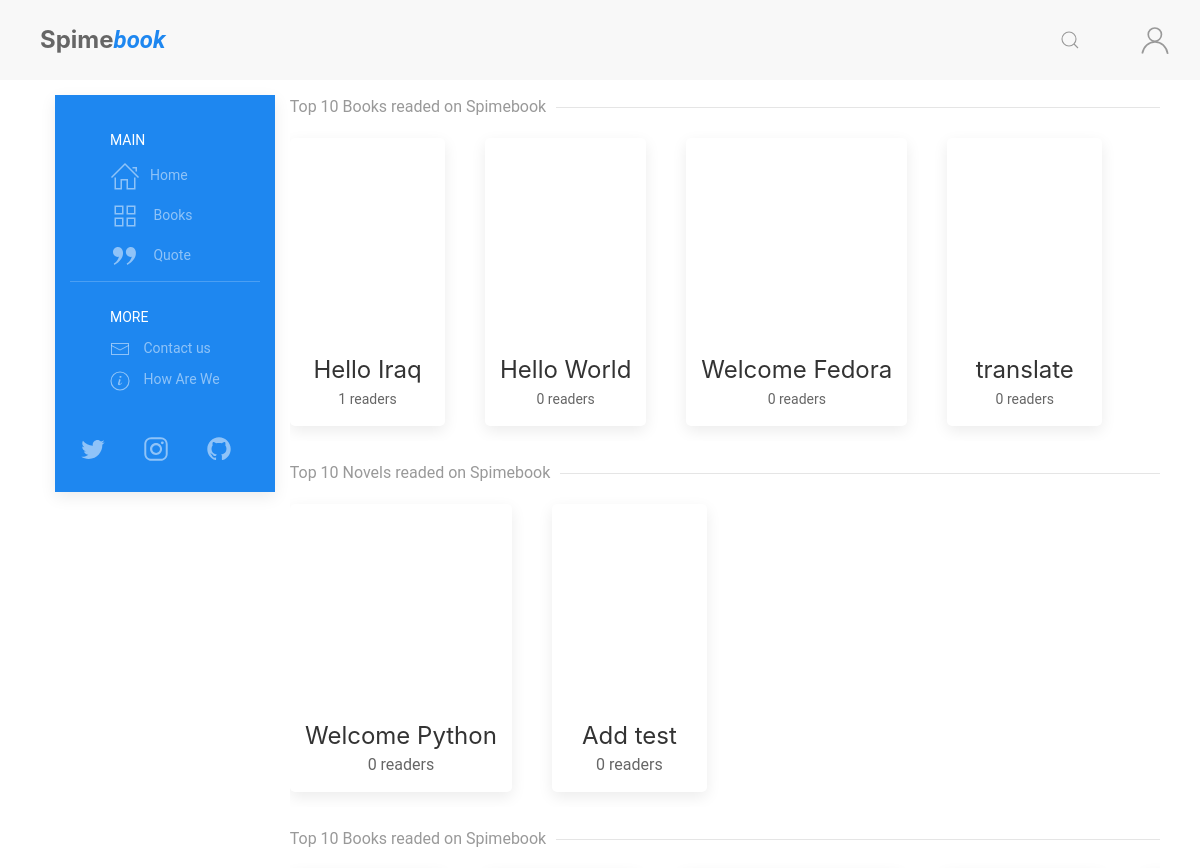
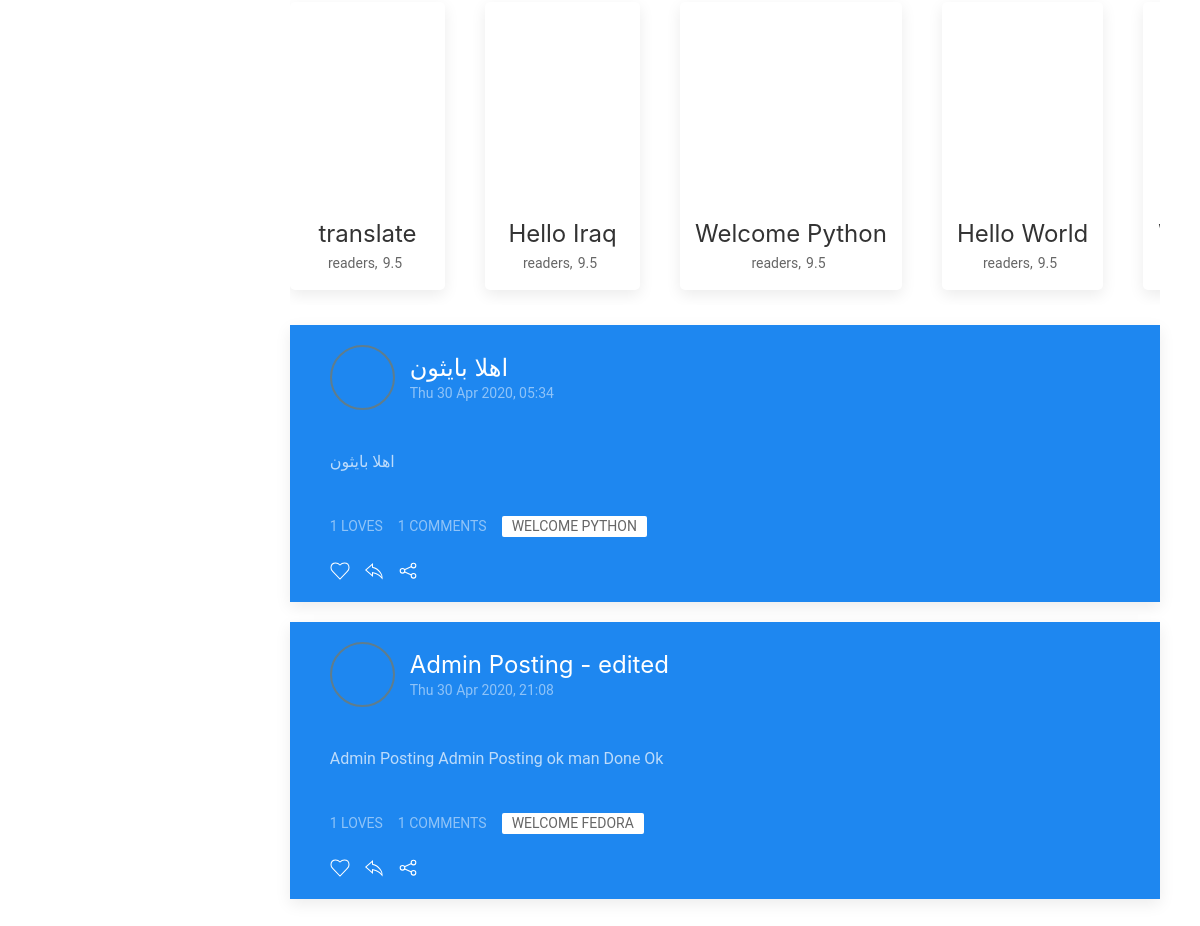
/test, run on the app's committed database (2 pictures, top to bottom).
### books/models.py (models this page shows, shortened)
class Book(models.Model):
    title = models.CharField(max_length=255, verbose_name=_('Book Title'))
    book_image = models.ImageField(
        upload_to='books/cover/', default='book.jpg', verbose_name=_('Book Cover Image'))
    author = models.ForeignKey(
        Author, on_delete=models.CASCADE, verbose_name=_('The Author'))
    publish_date = models.DateField(
        default=timezone.now, verbose_name=_('Publish Date'))
    genres = models.ManyToManyField(
        Genres, related_name='genres', verbose_name=_('Genres'))
    book_or_Novel = models.CharField(
        max_length=5, choices=book_type, default='Book', verbose_name=_('Type'))
    def __str__(self):
        return self.title

class EN(models.Model):
    lang = models.CharField(max_length=2, default='en', auto_created='en')
    book = models.OneToOneField(
        Book, on_delete=models.CASCADE, verbose_name=_('Orginal Book'))
    title = models.CharField(max_length=255, blank=True,
                             null=True, verbose_name=_('Book Title'))
    book_Bio = models.TextField(
        blank=True, null=True, verbose_name=_('Book Bio'))
    class Meta:
        verbose_name = _("English Translation")
        verbose_name_plural = _("English Translation")
        ordering = ['-id']
    def __str__(self):
        if self.title is None:
            return translator.translate(self.book.title, dest='en').text
        else:
            return self.title

### posts/models.py (models this page shows, shortened)
class Post(models.Model):
    POST_TYPE = [
        ('Q', 'Quote'),
        ('R', 'Review'),
        ('P', 'Post'),
    ]
    title = models.CharField(max_length=120, default='')
    user = models.ForeignKey(User, on_delete=models.CASCADE)
    post_date = models.DateTimeField(default=timezone.now)
    post_edit_date = models.DateTimeField(auto_now=timezone.now)
    content = models.TextField(default='')
    post_type = models.CharField(
        max_length=1,
        choices=POST_TYPE,
        default='Psot')
    for_book = models.ForeignKey(Book, on_delete=models.CASCADE)
    archived = models.BooleanField(default=False)
    class Meta:
        ordering = ["-post_date"]

class Comment(models.Model):
    user = models.ForeignKey(User, on_delete=models.CASCADE)
    comment = models.CharField(max_length=300)
    comment_date = models.DateTimeField(auto_now_add=True)
    post = models.ForeignKey(
        Post, on_delete=models.CASCADE, related_name='comments')

### posts/views.py (the view)
# urls.py: path('test', views.test, name='test'),
def test(request):
    all_posts = range(1, 1000)
    top_ten_books = Book.objects.filter(book_or_Novel='Book').annotate(
        readed=Count('books')).order_by('-readed')[:10]
    top_ten_movels = Book.objects.filter(book_or_Novel='Novel').annotate(
        readed=Count('books')).order_by('-readed')[:10]
    top_rate = Book.objects.order_by('-rating')[:10]
    print(top_rate)
    all_posts = Post.objects.filter(
        archived=False).annotate(loves_count=Count('comments')).order_by('-loves_count')
    return render(request, 'posts/test.html', {'books': top_ten_books, 'novels': top_ten_movels, 'top_rate': top_rate, 'posts': all_posts})

### books/templatetags/books_extra.py (called while the page is built)
@register.filter(name='get_translate')
def get_translate(value, arg):
    translate = eval(f"value.{arg}")
    return translate

@register.simple_tag
def define(val=None):
    return val

### posts/templatetags/posts_extra.py (called while the page is built)
@register.inclusion_tag('posts/costumtags/reaction_bar.html')
def reaction_bar(post_id, user):
    target_post = Post.objects.get(id=post_id)
    comment_form = AddCommentForm()
    context = {
        'user': user,
        'post': target_post,
        'comment': target_post,
        'comment_form': comment_form,
    }
    return context

@register.inclusion_tag('posts/costumtags/post_container.html')
def post(post, user):
    context = {
        'user': user,
        'post': post
    }
    return context

@register.inclusion_tag('posts/costumtags/infinite_scroll_js.html')
def infinite_scroll_js():
    context = {
    }
    return context

### posts/templates/posts/test.html (shortened to what this page needs)
{% extends "posts/base.html" %}
{% load static %}
{% load posts_extra %}
{% block content %}
<div class="uk-margin-bottom me-books-slider">
    <div uk-slider="">
        <h5 class="uk-heading-line uk-text-muted"><span>Top 10 Books readed on Spimebook</span></h5>
        <div class="uk-position-relative uk-visible-toggle uk-light uk-padding-small uk-padding-remove-horizontal uk-padding-remove-top"
            tabindex="-1">
            <ul class="uk-slider-items uk-child-width-auto@s uk-grid">
                {% for book in books%}
                <li>
                    <a href="{% url 'book' book.id  %}">
                        <div class="uk-card uk-card-default uk-border-rounded uk-text-center uk-padding-small">
                            <div class="uk-card-media-top">
                            </div>
                            <div class="uk-card-body uk-padding-remove">
                                <h5 class="uk-card-title uk-margin-small-top uk-margin-remove-bottom">{{book.title}}
                                </h5>
                                <span class="uk-badge">{{book.readed}} readers</span>
                            </div>
                        </div>
                    </a>
                </li>
                {% endfor %}
            </ul>
        </div>
    </div>
</div>
<div class="uk-margin-bottom me-books-slider">
    <div uk-slider="">
        <h5 class="uk-heading-line uk-text-muted"><span>Top 10 Novels readed on Spimebook</span></h5>
        <div class="uk-position-relative uk-visible-toggle uk-padding-small uk-padding-remove-horizontal uk-padding-remove-top"
            tabindex="-1">
            <ul class="uk-slider-items uk-child-width-auto@s uk-grid">
                {% for novel in novels %}
                <li>
                    <a href="{% url 'book' novel.id  %}">
                        <div class="uk-card uk-card-default uk-border-rounded uk-text-center uk-padding-small">
                            <div class="uk-card-media-top">
                            </div>
                            <div class="uk-card-body uk-padding-remove">
                                <h5 class="uk-card-title uk-margin-small-top uk-margin-remove-bottom">
                                    {{novel.title}}
                                </h5>
                                <span>{{novel.readed}} readers</span></span>
                            </div>
                        </div>
                    </a>
                </li>
                {% endfor %}
            </ul>
        </div>
    </div>
</div>
<div class="uk-margin-bottom me-books-slider">
    <div uk-slider="">
        <h5 class="uk-heading-line uk-text-muted"><span>Top 10 Books readed on Spimebook</span></h5>
        <div class="uk-position-relative uk-visible-toggle uk-light uk-padding-small uk-padding-remove-horizontal uk-padding-remove-top"
            tabindex="-1">
            <ul class="uk-slider-items uk-child-width-auto@s uk-grid">
                {% for book in top_rate %}
                <li>
                    <a href="{% url 'book' book.id  %}">
                        <div class="uk-card uk-card-default uk-border-rounded uk-text-center uk-padding-small">
                            <div class="uk-card-media-top">
                            </div>
                            <div class="uk-card-body uk-padding-remove">
                                <h5 class="uk-card-title uk-margin-small-top uk-margin-remove-bottom">{{book.title}}
                                </h5>
                                <span class="uk-badge">{{book.readed}} readers, <span class="uk-badge">9.5</span>
                                </span>
                            </div>
                        </div>
                    </a>
                </li>
                {% endfor %}
            </ul>
        </div>
    </div>
</div>
<div class="article-feed">
    {% for post in posts %}
    {% post post user %}
    {% endfor %}
</div>
{% endblock content %}

### posts/templates/posts/costumtags/post_container.html
{% load posts_extra %}
<div class="article">
    <div class="uk-card uk-card-primary uk-margin uk-width-1-1">
        <div class="uk-card-header">
            <div class="uk-grid-small uk-flex-middle" uk-grid>
                <div class="uk-width-auto">
                    <a href="{% url 'user-profile' post.user %}">
                        <img data-src="{{post.user.profile.picture.url}}" class="uk-border-circle avatat-img" width="50"
                            height="50" alt="{{post.user}}" uk-img>
                    </a>
                </div>
                <div class="uk-width-expand">
                    <a href="{% url 'post' post.id %}">
                        <h3 class="uk-card-title uk-margin-remove-bottom">{{post.title}}</h3>
                    </a>
                    <p class="uk-text-meta uk-margin-remove-top">
                        <time>{{post.post_date|date:"D d M Y, H:i"}}</time>
                    </p>
                </div>
            </div>
        </div>
        <div class="uk-card-body uk-padding uk-padding-remove-vertical uk-margin">
            {% if post.post_type == "Q" %}
            <q>
                {{ post.content }}
            </q> {% else %}
            <p>
                {{ post.content }}
            </p>
            {% endif %}
        </div>
        <div class="uk-card-footer">
            {% reaction_bar post.id user %}
        </div>
    </div>
</div>

### posts/templates/posts/costumtags/reaction_bar.html (shortened to what this page needs)
{% load books_extra %}
{% if user.is_authenticated %}
{% define user.profile.lang as user_lang %}
{% else %}
{% define 'en' as user_lang %}
{% endif %}
<div class="uk-flex uk-grid-small" uk-grid>
    <div class="uk-flex uk-grid-small" uk-grid>
        <div>
            <span class="uk-button uk-button-text uk-text-meta">{{post.loves.count}} loves</span>
        </div>
        <div class="uk-margin-small-bottom">
            <a href="#post-comment-{{post.id}}" class="uk-button uk-button-text uk-text-meta"
                uk-toggle>{{post.comments.all|length}} Comments</a>
        </div>
    </div>
    <div class="tags uk-margin-bottom ">
        <a href="{% url 'book' post.for_book.id %}" class="uk-label">{{ post.for_book|get_translate:user_lang }}</a>
    </div>
</div>
<div class="reaction">
    {% if user.is_authenticated %}
    <span>
        <a class="uk-icon uk-margin-small-right" id="love-post" data-post="{% url 'love' post.id %}"
            uk-icon="icon: heart"></a>
    </span>
    <span>
        <a href="#" class="uk-icon uk-margin-small-right" uk-icon="icon: reply"
            uk-toggle="target: #add-reply-{{post.id}}; animation: uk-animation-slide-top-small" type="button"></a>
    </span>
    {% else %}
    <span uk-tooltip="Log In First">
        <a class="uk-icon uk-margin-small-right" uk-icon="icon: heart"></a>
    </span>
    <span uk-tooltip="Log In First">
        <a class="uk-icon uk-margin-small-right" uk-icon="icon: reply" type="button"></a>
    </span>
    {% endif %}
    <span>
        <a href="#share-modal" class="uk-icon uk-margin-small-right" uk-icon="icon: social" uk-toggle></a>
    </span>
</div>

### posts/static/posts/css/my_style.css (style rules this page uses)
* { font-family: 'Roboto', sans-serif; box-sizing: border-box }
body { color: #666 }
.avatat-img { border: 2px solid #607d8b; width: 65px; height: 65px; object-fit: cover; object-position: center; }

### data on the page
Book: title "Hello Iraq", readed "1"
Book: title "Hello World", readed "0"
Book: title "Welcome Fedora", readed "0"
Book: title "translate", readed "0"
Book: title "Welcome Python", readed "0"
Book: title "Add test", readed "0"
Post: title "اهلا بايثون", post_date "Thu 30 Apr 2020, 05:34", content "اهلا بايثون", loves.count "1", comments.all|length "1", for_book|get_translate "WELCOME PYTHON"
Post: title "Admin Posting - edited", post_date "Thu 30 Apr 2020, 21:08", content "Admin Posting Admin Posting ok man Done Ok", loves.count "1", comments.all|length "1", for_book|get_translate "WELCOME FEDORA"
